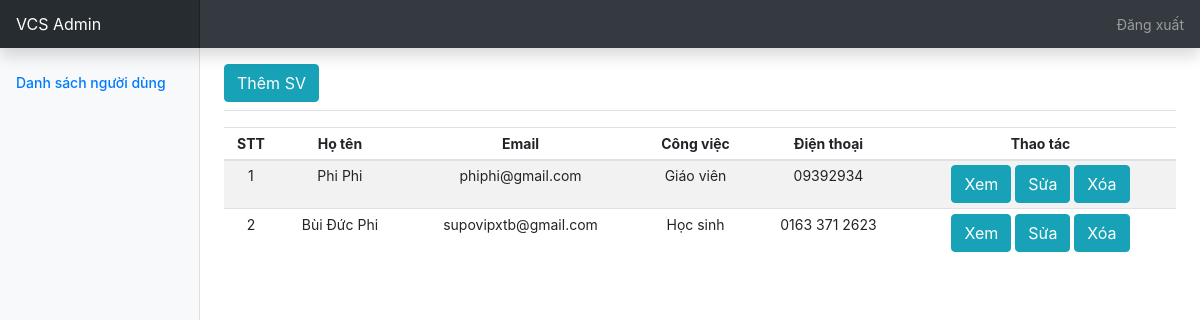
Page /teacher_dasboard.php on the earlier database version.
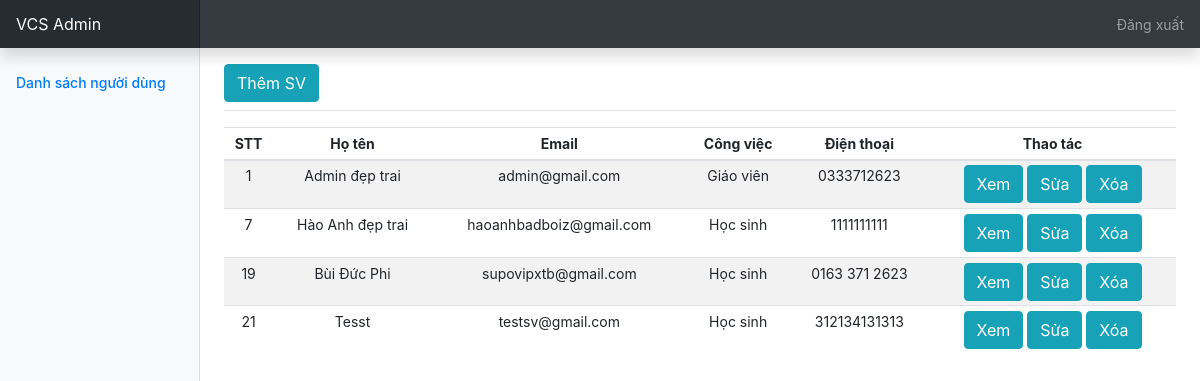
Same page on the later database version.
### tables this page shows
CREATE TABLE `user` (
  `id` int(11) NOT NULL,
  `username` varchar(100) NOT NULL,
  `password` varchar(100) NOT NULL,
  `name` varchar(100) NOT NULL,
  `email` varchar(150) NOT NULL,
  `telephone` varchar(100) NOT NULL,
  `usertype` varchar(5) NOT NULL,
  `created_at` datetime NOT NULL
);

### teacher_dasboard.php (the view, shortened to what this page needs)
<?php
include 'config.php';
$data = array();
$qr = mysqli_query($con, "select * from user");
while ($row = mysqli_fetch_assoc($qr)) {
	array_push($data, $row);
}
?>
<!DOCTYPE html>
<html>
<head>
    <link rel="stylesheet" href="https://stackpath.bootstrapcdn.com/bootstrap/4.5.2/css/bootstrap.min.css">
    <link href="dashboard.css" rel="stylesheet">
</head>
<body>
    <nav class="navbar navbar-dark sticky-top bg-dark flex-md-nowrap p-0 shadow">
        <a class="navbar-brand col-md-3 col-lg-2 mr-0 px-3" href="teacher_dasboard.php">VCS Admin</a>
        <ul class="navbar-nav px-3">
            <li class="nav-item text-nowrap">
                <a class="nav-link" href="logout.php">Đăng xuất</a>
            </li>
        </ul>
    </nav>
    <div class="container-fluid">
        <div class="row">
            <nav id="sidebarMenu" class="col-md-3 col-lg-2 d-md-block bg-light sidebar collapse">
                <div class="sidebar-sticky pt-3">
                    <ul class="nav flex-column">
                        <li class="nav-item">
                            <a class="nav-link active" href="">
                                Danh sách người dùng <span class="sr-only">(current)</span>
                            </a>
                        </li>
                </div>
            </nav>
            <main role="main" class="col-md-9 ml-sm-auto col-lg-10 px-md-4">
                <div
                    class="d-flex justify-content-between flex-wrap flex-md-nowrap align-items-center pt-3 pb-2 mb-3 border-bottom">
                    <div class="btn-group mr-2">
                        <a class="btn btn-info" href="add_student.php">
                            Thêm SV</a>
                    </div>
                </div>
                <div class="table-responsive">
                    <table class="table table-striped table-sm" style="text-align: center;">
                        <thead>
                            <tr>
                                <th>STT</th>
                                <th>Họ tên</th>
                                <th>Email</th>
                                <th>Công việc</th>
                                <th>Điện thoại</th>
                                <th>Thao tác</th>
                            </tr>
                        </thead>
                        <tbody>
                            <?php
							foreach ($data as $d) {
							?>
                            <tr>
                                <td><?php echo $d['id']; ?></td>
                                <td><?php echo $d['name']; ?></td>
                                <td><?php echo $d['email']; ?></td>
                                <td>
                                    <?php if ($d['usertype'] == '1') {
											echo "Giáo viên";
										} else {
											echo "Học sinh";
										} ?>
                                </td>
                                <td><?php echo $d['telephone']; ?></td>
                                <td><a class="btn btn-info" href="edit_result.php?id=<?php echo $d['id']; ?>">
                                        Xem</a>
                                    <a class="btn btn-info" href="edit_student.php?id=<?php echo $d['id']; ?>">
                                        Sửa</a>
                                    <a class="btn btn-info" href="edit_result.php?id=<?php echo $d['id']; ?>">
                                        Xóa</a>
                                </td>
                            </tr>
                            <?php
							}
							?>
                        </tbody>
                    </table>
                </div>
            </main>
        </div>
    </div>
</body>
</html>

Differences in the rows shown:
removed user: id "2", name "Bùi Đức Phi", email "supovipxtb@gmail.com", usertype "Học sinh", telephone "0163 371 2623"
changed user id 1: name "Phi Phi" → "Admin đẹp trai"; email "phiphi@gmail.com" → "admin@gmail.com"; telephone "09392934" → "0333712623"
added user: id "7", name "Hào Anh đẹp trai", email "haoanhbadboiz@gmail.com", usertype "Học sinh", telephone "1111111111"
added user: id "19", name "Bùi Đức Phi", email "supovipxtb@gmail.com", usertype "Học sinh", telephone "0163 371 2623"
added user: id "21", name "Tesst", email "testsv@gmail.com", usertype "Học sinh", telephone "312134131313"
